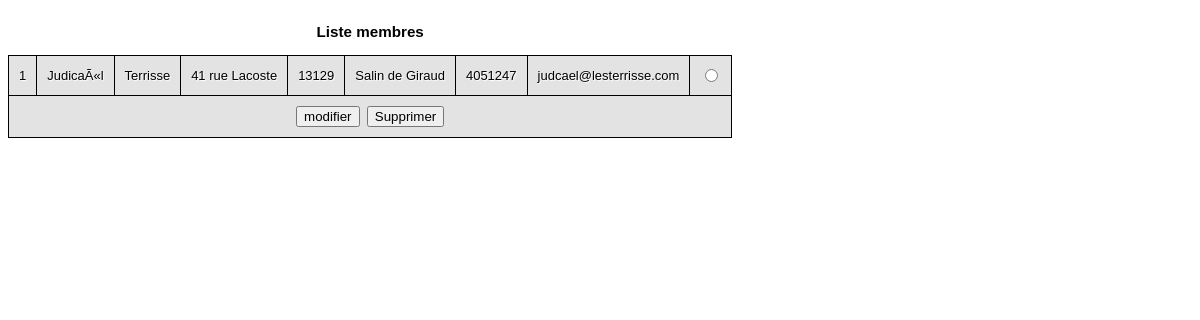
/admin/liste_membres.php, run on the app's committed database.
### tables this page shows
CREATE TABLE `client` (
  `IdClient` int(11) NOT NULL,
  `NomClient` varchar(255) DEFAULT NULL,
  `PrenomClient` varchar(255) DEFAULT NULL,
  `adresseclient` varchar(255) DEFAULT NULL,
  `CpClient` int(11) DEFAULT '0',
  `Villeclient` varchar(255) DEFAULT NULL,
  `TelClient` int(11) DEFAULT '0',
  `MailClient` varchar(255) DEFAULT NULL,
  `MdpClient` varchar(255) DEFAULT NULL
);

### admin/liste_membres.php (the view, shortened to what this page needs)
<!DOCTYPE html>
<html>
<head>
<link rel="stylesheet" type="text/css" href="table.css">
</head>
<body>
<table class="zui-table">
	<caption><h3>Liste membres</h3></caption>
<form action="panel.php?page=modif_membre" method="POST">
<?php
$req="SELECT *
FROM client
";
$res=mysql_query($req) or die ("Il y a eu une erreur lors de la requête.");
while ($ligne=mysql_fetch_assoc($res))
{
	echo '<tr><td>' . $ligne["IdClient"] . ''; echo "</td>";
	echo '<td>' . $ligne["PrenomClient"]  . ''; echo "</td> ";
	echo '<td>' . $ligne["NomClient"]  . ''; echo "</td> ";
	echo '<td>' . $ligne["adresseclient"]  . ''; echo "</td> ";
	echo '<td>' . $ligne["CpClient"]  . ''; echo "</td> ";
	echo '<td>' . $ligne["Villeclient"]  . ''; echo "</td> ";
	echo '<td>' . $ligne["TelClient"]  . ''; echo "</td> ";
	echo '<td>' . $ligne["MailClient"]  . ''; echo "</td> ";
	echo '<td><input type="radio" name="id" value="' . $ligne["IdClient"]  . '"> '; echo "</td></tr> ";
}
?>
<tr><td colspan="9" align="center"><input type="submit" name="modif" value="modifier">&nbsp&nbsp<input type="submit" name="supp" value="Supprimer"></td></tr>
</form>
</table>

### admin/table.css (style rules this page uses)
.zui-table { border: solid 1px #DDEEEE; border-collapse: collapse; border-spacing: 0; font: normal 13px Arial, sans-serif; font }
.zui-table tbody td { border: solid 1px #000000; color: #000000; padding: 10px; text-shadow: 1px 1px 1px #fff; }
table { background-color: #E3E3E3; }

### data on the page
client: IdClient "1", PrenomClient "JudicaÃ«l", NomClient "Terrisse", adresseclient "41 rue Lacoste", CpClient "13129", Villeclient "Salin de Giraud", TelClient "4051247", MailClient "judcael@lesterrisse.com"
